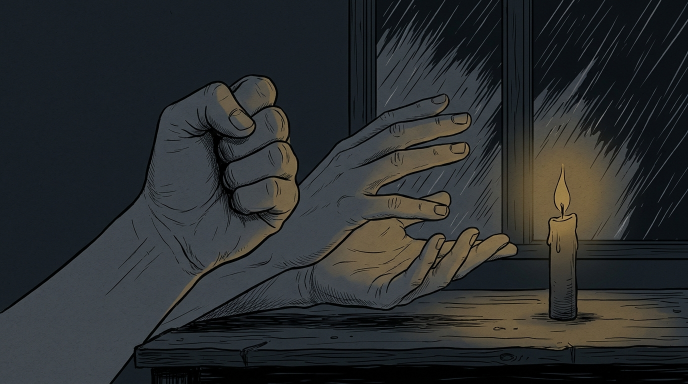
#> input picture src/assets/images/stoic_scene_anger_control_1795361953250.jpg, 1376 x 768 px (shown at 1/2 size); its folder holds only this picture in this run
$ python -i sketch_animator.py   (imports and definitions only)
#> lines starting #> are read from the running program, lines starting #| are printed output that depends on the picture; after the words box and inside, x2 and y2 are one past the last pixel; in counts of white or black regions, pixels touching at a corner belong together
#> further down, picture is the input picture: shape (768, 1376, 3); mean B, G, R 46.8, 45.7, 42.7
"""
src/sketch_animator.py — Động cơ hoạt hình "Cây bút vẽ nét hiện hình" (Pen-Sketch Draw-On Engine).

Hoạt động 100% không giao diện trên CPU GitHub Actions Runner (không tốn phí Veo):
1. Phân tích đường nét (contours) thực tế của ảnh 2D Imagen bằng OpenCV (`Canny` + `findContours`).
2. Sắp xếp các nét vẽ theo thứ tự tự nhiên từ trọng tâm bố cục lan ra ngoài.
3. Giai đoạn 1 (0% -> 65% thời lượng câu thoại): Vẽ dần từng đường nét mực trên nền giấy vẽ
   kèm hình ảnh cây bút máy/ngòi vàng chuyển động bám sát đúng đầu nét `(x, y)` theo thời gian thực.
4. Giai đoạn 2 (65% -> 85%): Cây bút lướt rời khung hình, lớp đổ bóng màu (ink wash & chiaroscuro)
   hiện dần lên hoàn chỉnh khớp với nội dung lời thoại.
5. Giai đoạn 3 (85% -> 100%): Giữ khung hình hoàn chỉnh có lớp đồ họa 2D Pillow (viền, trích dẫn,
   thanh tiến trình) và xuất thẳng luồng frame thô vào FFmpeg stdin pipe (`-preset ultrafast -r 24`).
"""

from __future__ import annotations

import logging
import math
import os
import subprocess
from pathlib import Path
from typing import List, Tuple

import cv2
import numpy as np
from PIL import Image, ImageDraw

import config

logger = logging.getLogger("sketch_animator")


# [133 lines left out: functions _fit_cover, _create_paper_canvas, _create_fountain_pen_sprite, _alpha_blit, not called in this run]


def _extract_ordered_stroke_paths(img_bgr: np.ndarray) -> List[np.ndarray]:
    """
    Trích xuất các đường nét mực (contours) từ ảnh 2D và sắp xếp thành lộ trình vẽ tự nhiên:
    ưu tiên những đường nét lớn ở vùng trung tâm chủ thể trước, sau đó đến chi tiết xung quanh.
    """
    gray = cv2.cvtColor(img_bgr, cv2.COLOR_BGR2GRAY)
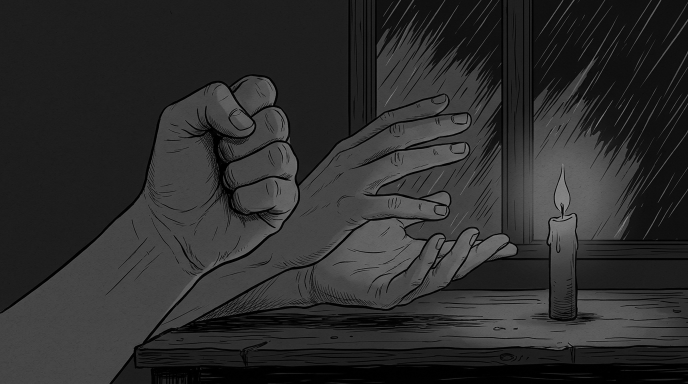
#> gray: shape (768, 1376) (shown at 1/2 size); min 0, max 163, mean 45
    blurred = cv2.GaussianBlur(gray, (3, 3), 0)
    edges = cv2.Canny(blurred, threshold1=45, threshold2=135)
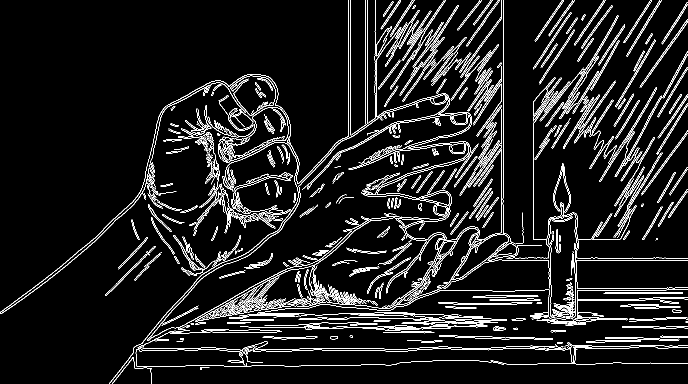
#> edges: shape (768, 1376) (shown at 1/2 size); 7.5% white in thin lines or dots

    contours, _ = cv2.findContours(edges, cv2.RETR_LIST, cv2.CHAIN_APPROX_NONE)
#> contours = 1022 contours, 656 with area under 20; largest, box (x1, y1, x2, y2) and area: (271, 698, 1008, 734) 6680, (271, 698, 491, 734) 6663, (905, 468, 1034, 560) 4205, (905, 468, 1018, 560) 3150, (390, 435, 958, 644) 2168

    # Lọc bỏ điểm nhiễu quá nhỏ (< 12px) và sắp xếp ưu tiên nét dài & gần vùng trọng tâm
    h, w = gray.shape[:2]
#> h = 768; w = 1376
    cx, cy = w * 0.5, h * 0.45
#> cx = 688; cy = 345.6

    scored = []
    for cnt in contours:
        length = cv2.arcLength(cnt, closed=False)
        if length < 14.0:
            continue
        pts = cnt.reshape(-1, 2)
        mean_x = float(np.mean(pts[:, 0]))
        mean_y = float(np.mean(pts[:, 1]))
        dist_center = math.hypot(mean_x - cx, mean_y - cy) / max(w, h)
        # Trọng số: vẽ các nét chính ở trung tâm trước, rồi quét từ trên-trái xuống dưới-phải
        priority = (dist_center * 0.55) + (mean_y / h) * 0.25 + (mean_x / w) * 0.20 - min(length / 1200.0, 0.35)
        scored.append((priority, pts))
#> this loop made 1022 passes
#> (length, mean_x, mean_y, dist_center, priority) on passes 2 to 4: (45.49, 407.6, 735, 0.349, 0.452), (318.4, 270.8, 739.3, 0.417, 0.244), (17.31, 483.7, 706.3, 0.301, 0.451)
#> after the loop, scored = 752 items

    scored.sort(key=lambda item: item[0])

    # Giới hạn tối đa 320 nét tiêu biểu nhất để vừa sắc nét vừa vẽ nhanh trên CPU
    return [pts for _, pts in scored[:320]]


# [198 lines left out: function render_pen_sketch_scene, not called in this run]

>>> import cv2
>>> picture = cv2.imread('assets/images/stoic_scene_anger_control_1795361953250.jpg')
>>> result = _extract_ordered_stroke_paths(picture)
#> result = 320 items

$ run again, on src/assets/images/stoic_scene_betrayal_1795361954547.jpg
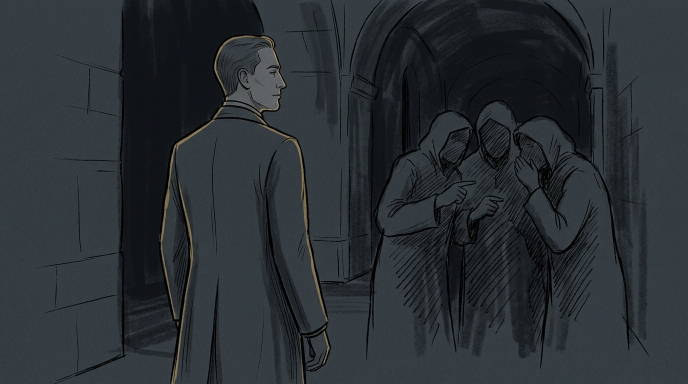
#> input picture src/assets/images/stoic_scene_betrayal_1795361954547.jpg, 1376 x 768 px (shown at 1/2 size)
#> picture is the input picture: shape (768, 1376, 3); mean B, G, R 52.2, 47.7, 42
#> in _extract_ordered_stroke_paths, `edges = cv2.Canny(blurred, threshold1=45, threshold2=135)`:
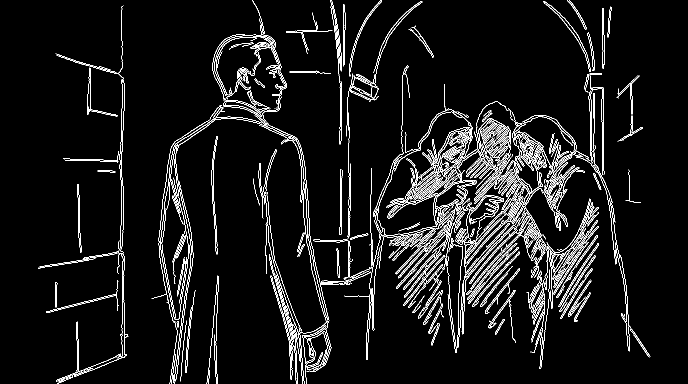
#> edges: shape (768, 1376) (shown at 1/2 size); 5.8% white in thin lines or dots, all inside (x1, y1, x2, y2) = (76, 0, 1301, 768)
#> contours = 599 contours, 355 with area under 20; largest, box (x1, y1, x2, y2) and area: (756, 223, 956, 578) 4461, (870, 363, 946, 418) 1656, (1037, 265, 1103, 339) 1468, (1087, 2, 1182, 144) 782, (428, 70, 572, 225) 766
#> the loop in _extract_ordered_stroke_paths, `for cnt in contours:` made 599 passes
#> (length, mean_x, mean_y, dist_center, priority) on passes 1, 3, 5: (18.31, 125, 761, 0.508, 0.53), (25.14, 130.1, 757.5, 0.504, 0.522), (23.14, 136, 755.5, 0.5, 0.521)
#> after the loop in _extract_ordered_stroke_paths, `for cnt in contours:`: scored = 466 items
#> result = 320 items

$ run again, on src/assets/images/stoic_scene_career_pressure_1795361980643.jpg
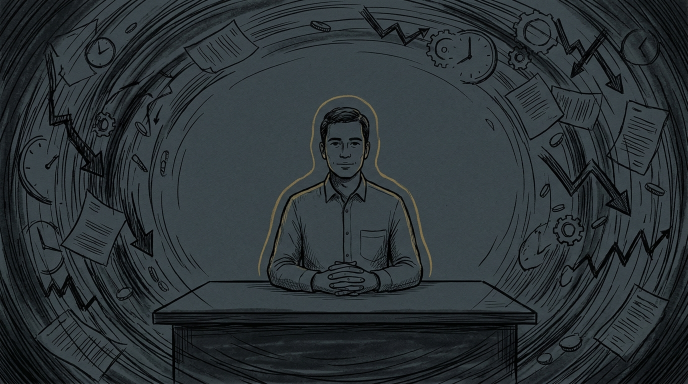
#> input picture src/assets/images/stoic_scene_career_pressure_1795361980643.jpg, 1376 x 768 px (shown at 1/2 size)
#> picture is the input picture: shape (768, 1376, 3); mean B, G, R 54.9, 51.5, 43.9
#> in _extract_ordered_stroke_paths, `edges = cv2.Canny(blurred, threshold1=45, threshold2=135)`:
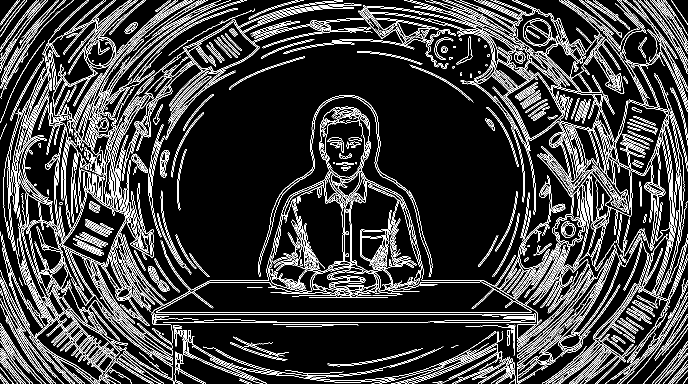
#> edges: shape (768, 1376) (shown at 1/2 size); 14.7% white in thin lines or dots
#> contours = 1779 contours, 1017 with area under 20; largest, box (x1, y1, x2, y2) and area: (1007, 148, 1172, 364) 9260, (244, 21, 851, 361) 8370, (1028, 21, 1230, 284) 8336, (1012, 148, 1126, 277) 7480, (371, 42, 515, 144) 7376
#> the loop in _extract_ordered_stroke_paths, `for cnt in contours:` made 1779 passes
#> (length, mean_x, mean_y, dist_center, priority) on passes 4 to 6: (31.73, 353.2, 765, 0.39, 0.488), (15.31, 1143.8, 764.8, 0.45, 0.65), (60.7, 875.7, 764.1, 0.333, 0.509)
#> after the loop in _extract_ordered_stroke_paths, `for cnt in contours:`: scored = 1253 items
#> result = 320 items

$ run again, on src/assets/images/stoic_scene_deep_focus_1795361976713.jpg
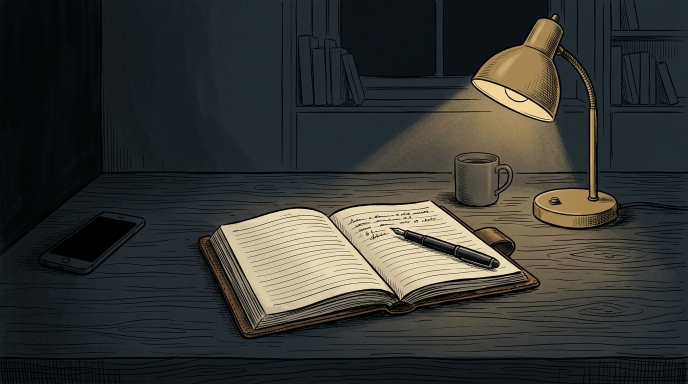
#> input picture src/assets/images/stoic_scene_deep_focus_1795361976713.jpg, 1376 x 768 px (shown at 1/2 size)
#> picture is the input picture: shape (768, 1376, 3); mean B, G, R 50.2, 53.4, 52.7
#> in _extract_ordered_stroke_paths, `gray = cv2.cvtColor(img_bgr, cv2.COLOR_BGR2GRAY)`:
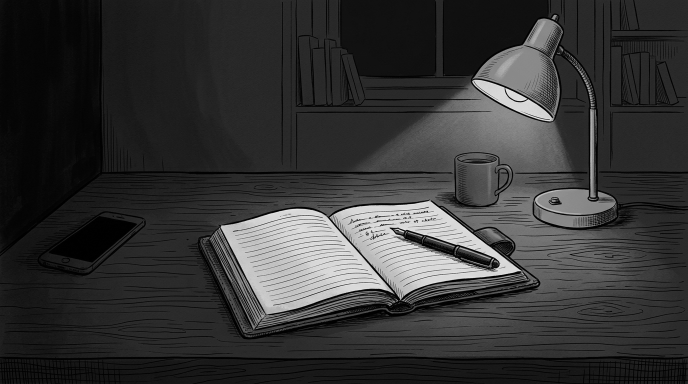
#> gray: shape (768, 1376) (shown at 1/2 size); min 0, max 249, mean 52.9
#> in _extract_ordered_stroke_paths, `edges = cv2.Canny(blurred, threshold1=45, threshold2=135)`:
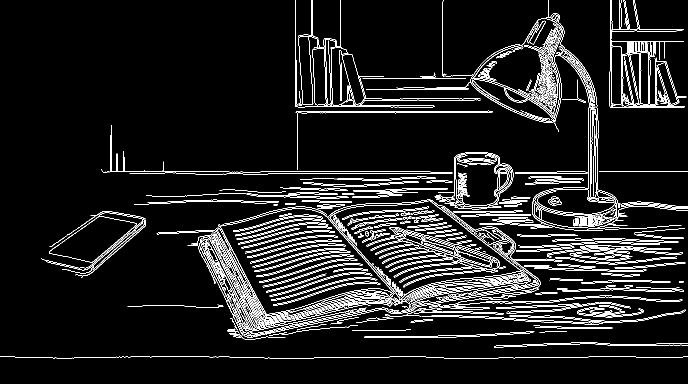
#> edges: shape (768, 1376) (shown at 1/2 size); 7.3% white in thin lines or dots
#> contours = 1125 contours, 896 with area under 20; largest, box (x1, y1, x2, y2) and area: (885, 0, 1206, 462) 21582, (944, 37, 1126, 243) 20282, (910, 306, 1024, 412) 8678, (398, 398, 1125, 675) 8065, (98, 432, 274, 525) 8050
#> the loop in _extract_ordered_stroke_paths, `for cnt in contours:` made 1125 passes
#> (length, mean_x, mean_y, dist_center, priority) on passes 1 to 3: (2810.3, 687.5, 714.4, 0.268, 0.13), (789.6, 1181.5, 690.1, 0.437, 0.287), (783.8, 1181.5, 687.6, 0.436, 0.286)
#> after the loop in _extract_ordered_stroke_paths, `for cnt in contours:`: scored = 582 items
#> result = 320 items
